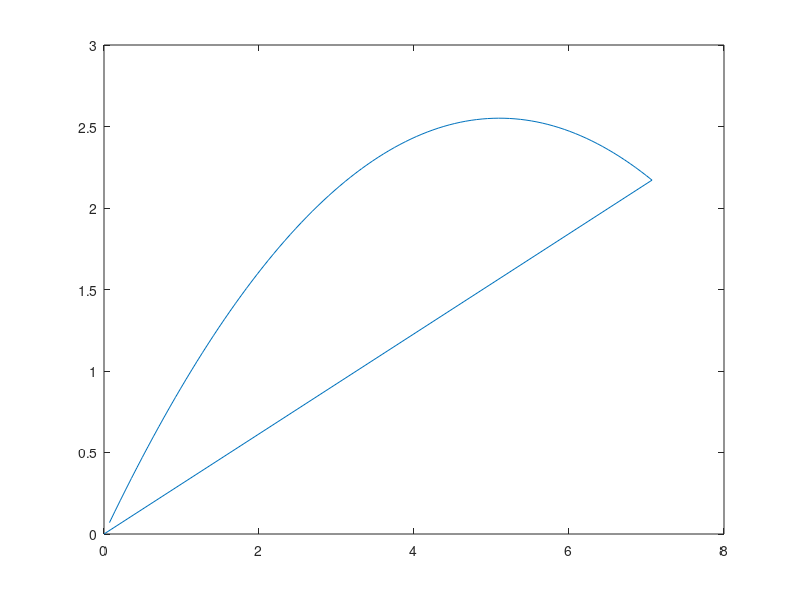

Recreate this plot in MATLAB.
clc;
clear;
Vi=10;
a=pi/4;
Tmax=1;
nt=100;
dt=Tmax/nt;
g=9.8;
xi=0;
yi=0;
Vxi=Vi*cos(a);
Vyi=Vi*sin(a);
Vx=zeros(1,nt+1);
Vy=zeros(1,nt+1);
x=zeros(1,nt+1);
y=zeros(1,nt+1);
%άμα ειχα απο το 1 στο nt το γραφημα δεn θα ξεκινουσε ακριβως απο το 0
%γιατι ο κωδικας ξεκινα οχι για t=0 αλλα για t=dt για αυτο βαζουμε n+1
for i=1:nt
    Vx(i)=Vxi;
    Vy(i)=Vyi-g*dt;
    x(i)=xi + Vxi*dt;
    y(i)=yi + Vyi*dt-1/2*g*(dt)^2;
    Vxi=Vx(i);
    Vyi=Vy(i);
    xi=x(i);
    yi=y(i);
end
disp(xi);
disp(yi);
plot(x,y);

    
 
